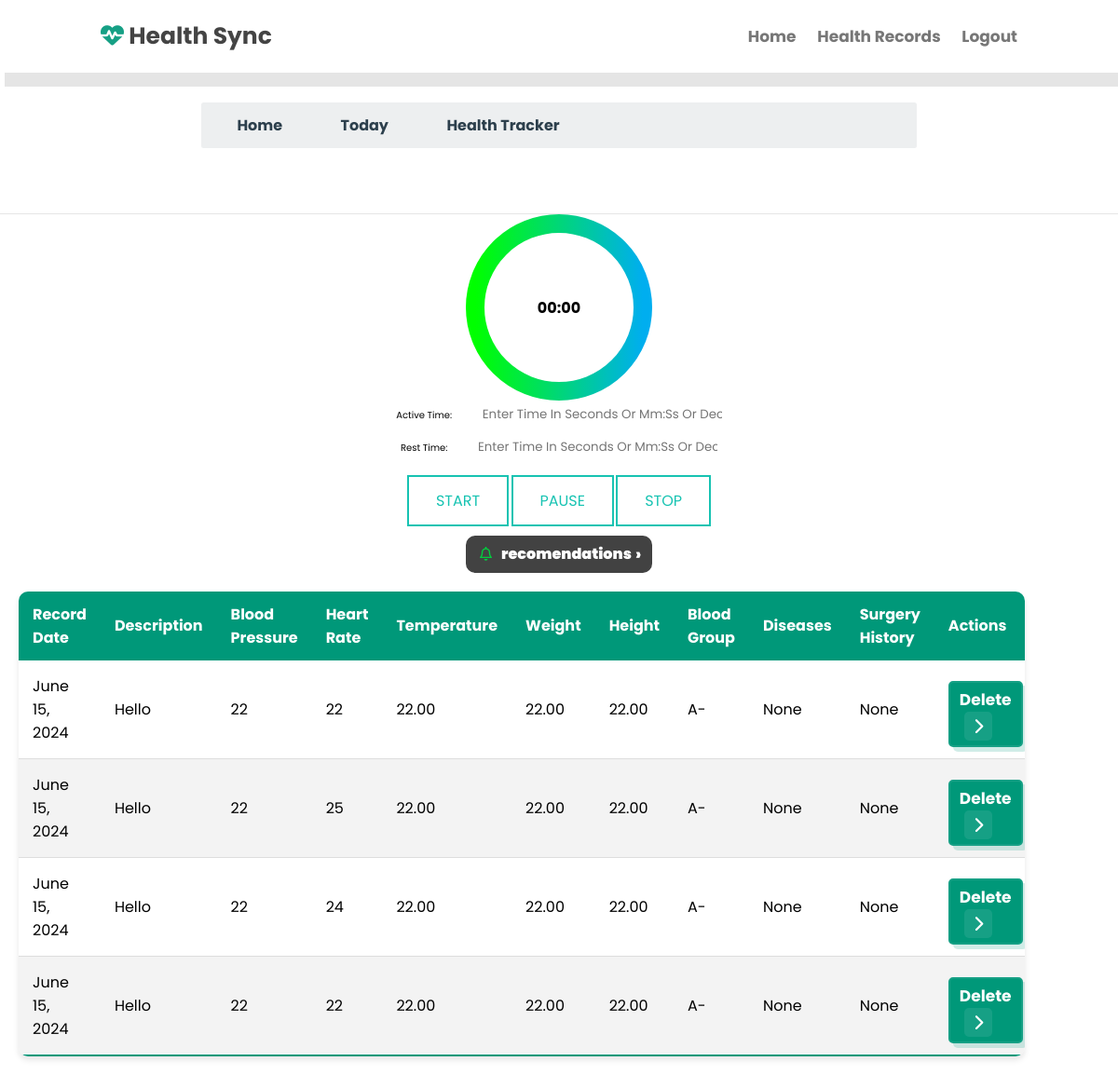
Page /medicine/ (signed in) on the committed database.
### core/models.py (models this page shows, shortened)
class HealthRecord(models.Model):
    BLOOD_GROUP_CHOICES = [
        ('A+', 'A+'),
        ('A-', 'A-'),
        ('B+', 'B+'),
        ('B-', 'B-'),
        ('AB+', 'AB+'),
        ('AB-', 'AB-'),
        ('O+', 'O+'),
        ('O-', 'O-'),
    ]
    DISEASE_CHOICES = [
        ('None', 'None'),
        ('HIV', 'HIV'),
        ('COVID', 'COVID'),
        ('Diabetes', 'Diabetes'),
        ('Hypertension', 'Hypertension'),
        ('Cancer', 'Cancer'),
    ]
    SURGERY_CHOICES = [
        ('None', 'None'),
        ('Appendectomy', 'Appendectomy'),
        ('Cardiac Surgery', 'Cardiac Surgery'),
        ('Orthopedic Surgery', 'Orthopedic Surgery'),
        ('Neurosurgery', 'Neurosurgery'),
    ]
    patient = models.ForeignKey(User, on_delete=models.CASCADE, related_name='health_records')
    record_date = models.DateField()
    description = models.TextField()
    blood_pressure = models.CharField(max_length=10, blank=True, null=True)
    heart_rate = models.IntegerField(blank=True, null=True)
    temperature = models.DecimalField(max_digits=5, decimal_places=2, blank=True, null=True)
    weight = models.DecimalField(max_digits=5, decimal_places=2, blank=True, null=True)
    height = models.DecimalField(max_digits=5, decimal_places=2, blank=True, null=True)
    notes = models.TextField(blank=True, null=True)
    blood_group = models.CharField(max_length=3, choices=BLOOD_GROUP_CHOICES, blank=True, null=True)
    diseases = models.CharField(max_length=20, choices=DISEASE_CHOICES, default='None')
    surgery_history = models.CharField(max_length=50, choices=SURGERY_CHOICES, default='None')

### core/views.py (the view)
# urls.py: path('medicine/', views.medicine, name='medicine'),
def medicine(request):
    records = HealthRecord.objects.filter(patient=request.user)
    context = {
        'records': records,
    }
    return render(request, 'medicine.html', context)

### core/templates/medicine.html (shortened to what this page needs)
{% load static %}
{% include 'header.html' %}<!DOCTYPE html>
<html lang="en">
<head>
</head>
<body>
    <section>
        <nav style="margin-top: 50px;" >
            <ol class="cd-breadcrumb custom-separator custom-icons">
                <li><a href="#0">Home</a></li>
                <li><a href="#0">Today</a></li>
                <li><a href="#0">Health Tracker</a></li>
            </ol>
        </nav>
    </section>
	<center>
	<div class="codntainer">
		<div class="circle-container">
		  <div class="timer-text" id="timerText">00:00</div>
		</div>
		<label class="Margin" for="activeTime">Active Time: </label>
		<input type="text" style="margin-left: 30px; height: 30px;" id="activeTime" placeholder="Enter time in seconds or mm:ss or decimal format">
		<label class="Margin" for="restTime">Rest Time: </label>
		<input type="text" style="margin-left: 30px; height: 30px;" id="restTime" placeholder="Enter time in seconds or mm:ss or decimal format">
		<div class="button-container">
		<button id="startBtn">Start</button>
		<button id="pauseBtn">Pause</button>
		<button id="stopBtn">Stop</button>
		</div>
	  </div>
	</center>
	<center>
    <a href="{% url 'vision' %}">
	<button class="button_x">
	    Recomendations
	   <div class="arrow">›</div>
	 </button>
    </a>
	</center>
	<!DOCTYPE html>
	<html lang="en">
	<head>
	</head>
	<body>
		<div class="table-container">
			<table>
				<thead>
					<tr>
						<th>Record Date</th>
						<th>Description</th>
						<th>Blood Pressure</th>
						<th>Heart Rate</th>
						<th>Temperature</th>
						<th>Weight</th>
						<th>Height</th>
						<th>Blood Group</th>
						<th>Diseases</th>
						<th>Surgery History</th>
						<th>Actions</th>
					</tr>
				</thead>
				<tbody>
					{% for record in records %}
						<tr>
							<td data-label="Record Date">{{ record.record_date }}</td>
							<td data-label="Description">
								{% if record.description|length > 20 %}
									{{ record.description|slice:":10" }}...
								{% else %}
									{{ record.description }}
								{% endif %}
							</td>
							<td data-label="Blood Pressure">{{ record.blood_pressure }}</td>
							<td data-label="Heart Rate">{{ record.heart_rate }}</td>
							<td data-label="Temperature">{{ record.temperature }}</td>
							<td data-label="Weight">{{ record.weight }}</td>
							<td data-label="Height">{{ record.height }}</td>
							<td data-label="Blood Group">{{ record.blood_group }}</td>
							<td data-label="Diseases">{{ record.diseases }}</td>
							<td data-label="Surgery History">{{ record.surgery_history }}</td>
							<td data-label="Actions">
								<a href="{% url 'delete_health_record' record.id %}" class="btn">
									delete <span class="fas fa-chevron-right"></span>
								</a>
							</td>
						</tr>
					{% endfor %}
				</tbody>
			</table>
		</div>
	</body>
	</html>

### static/img/style.css (style rules this page uses)
:root { --green: #16a085; --black: #444; --light-color: #777; --box-shadow: 0.5rem 0.5rem 0 rgba(22, 160, 133, 0.2); --text-shadow: 0.4rem 0.4rem 0 rgba(0, 0, 0, 0.2); --border: 0.2rem solid var(--green); }
* { font-family: "Poppins", sans-serif; margin: 0; padding: 0; box-sizing: border-box; outline: none; border: none; text-transform: capitalize; transition: all 0.2s ease-out; text-decoration: none; }
html { font-size: 62.5%; overflow-x: hidden; scroll-padding-top: 7rem; scroll-behavior: smooth; }
section { padding: 2rem 9%; }
.btn { display: inline-block; margin-top: 1rem; padding: 0.5rem; padding-left: 1rem; border: var(--border); border-radius: 0.5rem; box-shadow: var(--box-shadow); color: var(--green); cursor: pointer; font-size: 1.7rem; background: #fff; }
.btn span { padding: 0.7rem 1rem; border-radius: 0.5rem; background: var(--green); color: #fff; margin-left: 0.5rem; }

### core/templates/header.html (style rules this page uses)
a { font-weight: bold; }
body { font-family: Poppins; }

### rows in the picture
HealthRecord: record_date "June 15, 2024", description "Hello", blood_pressure "22", heart_rate "22", temperature "22.00", weight "22.00", height "22.00", blood_group "A-", diseases "None", surgery_history "None"
HealthRecord: record_date "June 15, 2024", description "Hello", blood_pressure "22", heart_rate "25", temperature "22.00", weight "22.00", height "22.00", blood_group "A-", diseases "None", surgery_history "None"
HealthRecord: record_date "June 15, 2024", description "Hello", blood_pressure "22", heart_rate "24", temperature "22.00", weight "22.00", height "22.00", blood_group "A-", diseases "None", surgery_history "None"
HealthRecord: record_date "June 15, 2024", description "Hello", blood_pressure "22", heart_rate "22", temperature "22.00", weight "22.00", height "22.00", blood_group "A-", diseases "None", surgery_history "None"
